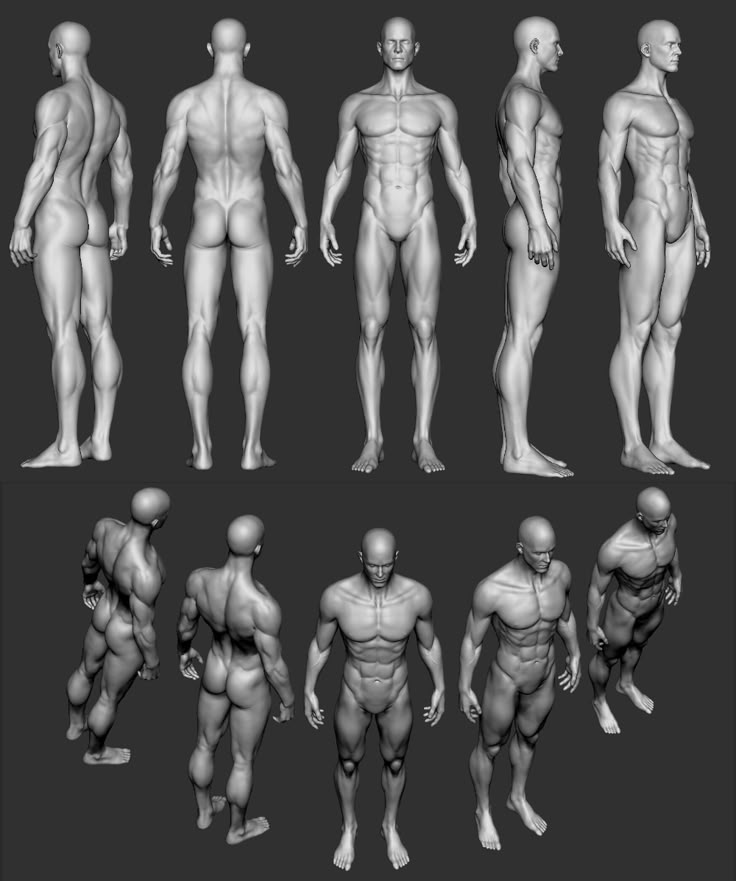
#> input picture studio/config/angle/source/body-sheet.jpg, 736 x 881 px
$ python contact_sheet.py --src ../../../../config/angle/source --out out.png
#> lines starting #> are read from the running program, lines starting #| are printed output that depends on the picture
# /// script
# requires-python = ">=3.13"
# dependencies = ["pillow", "boto3"]
# ///
"""Build a labeled contact sheet (grid of thumbnails) for a character's images.

Every tile is captioned with the image's basename (e.g. ``<name>_3``) so a set of
reference / original images can be eyeballed at a glance — which pose, which
wardrobe — without opening each file. Re-run it whenever the
image set changes to refresh the sheet.

Two sources:

  # pull a character pool straight from S3 (characters/<name>/<pool>/)
  uv run contact_sheet.py --character <name> --folder originals --out /tmp/<name>_originals.png

  # or build from a local directory of images already on disk
  uv run contact_sheet.py --src /path/to/images --out /tmp/sheet.png

Write the sheet to a scratch/temp path — contact sheets of character images are
not kept in source control.

Images are laid out in natural-sorted order (<name>_1, <name>_2, … <name>_10) so tile
position is stable across runs. --cols / --cell tune the grid.
"""
import argparse
import os
import sys
import tempfile

sys.path.insert(0, os.path.dirname(os.path.abspath(__file__)))
# The s3 skill's shared helpers — one storage layer, one auth bridge, one module
# that knows the bucket's shape.
sys.path.insert(0, os.path.abspath(os.path.join(
    os.path.dirname(os.path.abspath(__file__)), "..", "..", "studio-s3", "scripts")))

try:
    import paths as P  # noqa: E402
    import s3_common as s3c  # noqa: E402
except ModuleNotFoundError:
    sys.exit("cannot import the studio-s3 skill's helpers — the `studio-s3` skill must be present.")

from PIL import Image, ImageDraw, ImageFont  # noqa: E402

IMG_EXTS = {".webp", ".png", ".jpg", ".jpeg", ".gif", ".bmp"}


def _natural_key(name: str):
    import re

    return [int(t) if t.isdigit() else t.lower() for t in re.split(r"(\d+)", name)]


def _gather_from_s3(character: str, folder: str, dest: str) -> list[str]:
    s3 = s3c.client()
    prefix = P.char_pool_prefix(character, folder)
    keys = s3c.list_keys(s3, prefix)
    if not keys:
        sys.exit(f"no objects under {s3c.key(prefix)}/")
    os.makedirs(dest, exist_ok=True)
    paths = []
    for k in keys:
        base = os.path.basename(k)
        if os.path.splitext(base)[1].lower() not in IMG_EXTS:
            continue
        local = os.path.join(dest, base)
        s3.download_file(s3c.BUCKET, k, local)
        paths.append(local)
    return paths


def _gather_from_dir(src: str) -> list[str]:
    return [
        os.path.join(src, f)
        for f in os.listdir(src)
        if os.path.splitext(f)[1].lower() in IMG_EXTS
    ]


def _load_font(size: int):
    for p in (
        "/System/Library/Fonts/Supplemental/Arial Bold.ttf",
        "/usr/share/fonts/truetype/dejavu/DejaVuSans-Bold.ttf",
    ):
        if os.path.exists(p):
            return ImageFont.truetype(p, size)
    return ImageFont.load_default()


def build(paths: list[str], out: str, cols: int, cell: int) -> None:
#> called with out = 'out.png', cols = 5, cell = 300
    paths = sorted(paths, key=lambda p: _natural_key(os.path.basename(p)))
    if not paths:
        sys.exit("no images to lay out")
    label_h = max(20, cell // 12)
    rows = (len(paths) + cols - 1) // cols
    sheet = Image.new("RGB", (cols * cell, rows * (cell + label_h)), "white")
#> sheet: PIL image 1500x325 RGB; every value is 255
    draw = ImageDraw.Draw(sheet)
    font = _load_font(max(14, label_h - 6))
    for idx, path in enumerate(paths):
        r, c = divmod(idx, cols)
        x, y = c * cell, r * (cell + label_h)
        try:
            im = Image.open(path).convert("RGB")
#> im is the input picture: PIL image 736x881 RGB; min 0, max 238, mean 81.8
            im.thumbnail((cell, cell))
#> im: PIL image 251x300 RGB
            sheet.paste(im, (x + (cell - im.width) // 2, y + label_h + (cell - im.height) // 2))
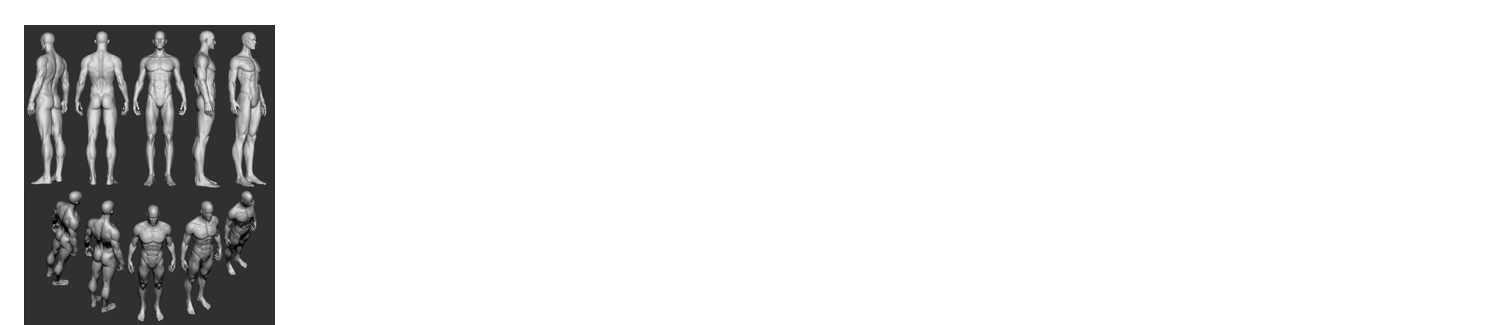
#> sheet: PIL image 1500x325 RGB; min 0, max 255, mean 228.3
        except Exception as e:  # noqa: BLE001
            draw.text((x + 6, y + label_h + 6), f"[{e}]", fill="red", font=font)
        draw.rectangle([x, y, x + cell, y + label_h], fill="black")
        draw.text((x + 6, y + 3), os.path.splitext(os.path.basename(path))[0], fill="white", font=font)
#> pass 2 of the loop in build, `for idx, path in enumerate(paths):`:
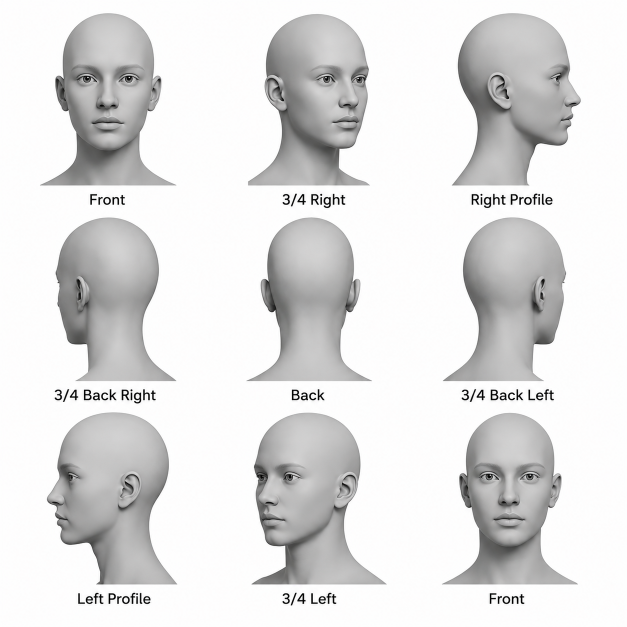
#> input picture studio/config/angle/source/head-sheet.png, 1254 x 1254 px (shown at 1/2 size)
#> in build, im is the input picture: PIL image 1254x1254 RGB; mean R, G, B 224.3, 224, 224
#> in build, `im.thumbnail((cell, cell))`:
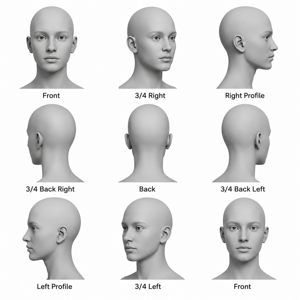
#> im: PIL image 300x300 RGB; mean R, G, B 224.4, 224.1, 224.1
#> in build, `sheet.paste(im, (x + (cell - im.width) // 2, y + label_h + (cell - im...`:
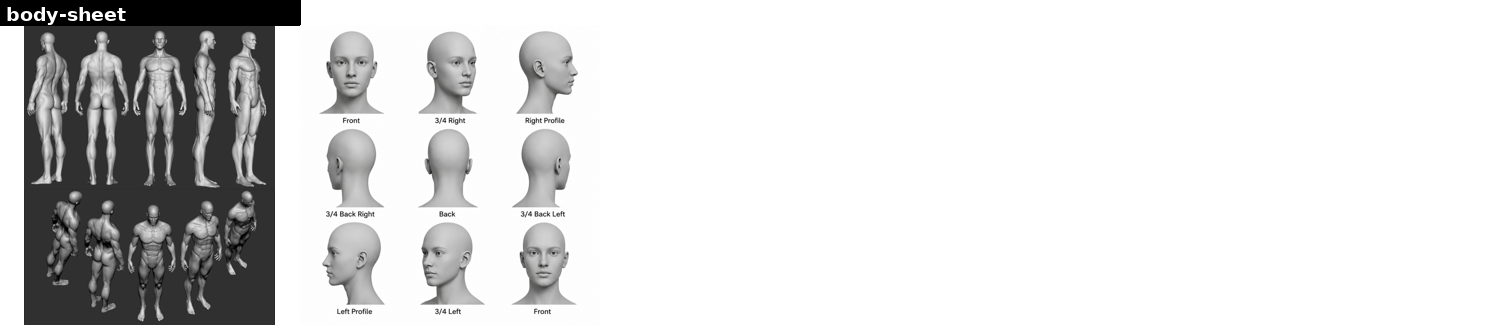
#> sheet: PIL image 1500x325 RGB; mean R, G, B 219, 218.9, 218.9
    os.makedirs(os.path.dirname(os.path.abspath(out)), exist_ok=True)
    sheet.save(out)
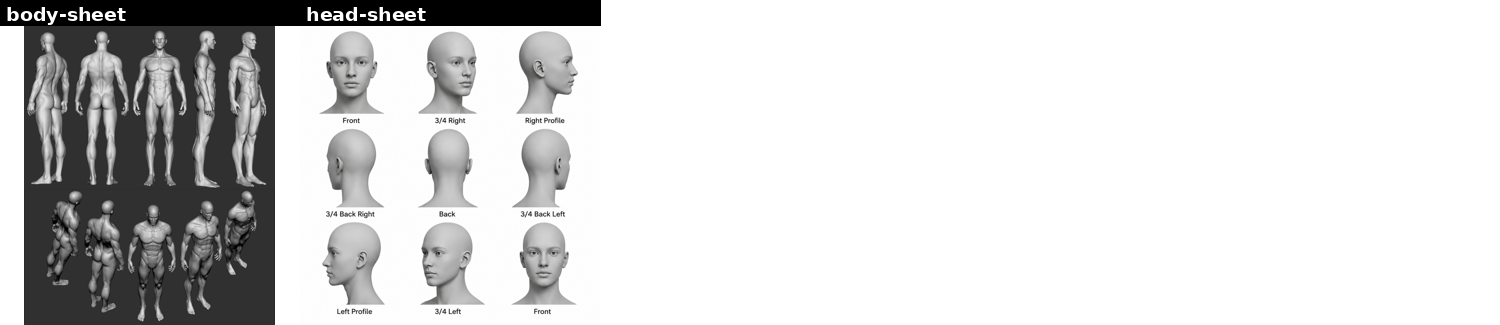
#> saved as out.png: PIL image 1500x325 RGB; mean R, G, B 215.3, 215.2, 215.2
    print(f"{out}  ({sheet.width}x{sheet.height}, {len(paths)} tiles)")
#| out.png  (1500x325, 2 tiles)


def main() -> None:
    ap = argparse.ArgumentParser(description=__doc__, formatter_class=argparse.RawDescriptionHelpFormatter)
    ap.add_argument("--character", help="Character name; pull characters/<name>/<pool>/ from S3.")
    ap.add_argument("--folder", default="reference", choices=sorted(P.CHAR_POOLS),
                    help="Which character pool to sheet (default: reference).")
    ap.add_argument("--src", help="Local directory of images (instead of --character).")
    ap.add_argument("--out", required=True, help="Output PNG path.")
    ap.add_argument("--cols", type=int, default=5, help="Grid columns (default: 5).")
    ap.add_argument("--cell", type=int, default=300, help="Thumbnail cell size in px (default: 300).")
    args = ap.parse_args()

    if bool(args.character) == bool(args.src):
        ap.error("provide exactly one of --character or --src")

    if args.src:
        paths = _gather_from_dir(args.src)
    else:
        tmp = tempfile.mkdtemp(prefix=f"{args.character}-{args.folder}-")
        paths = _gather_from_s3(args.character, args.folder, tmp)
    build(paths, args.out, args.cols, args.cell)


if __name__ == "__main__":
    main()
